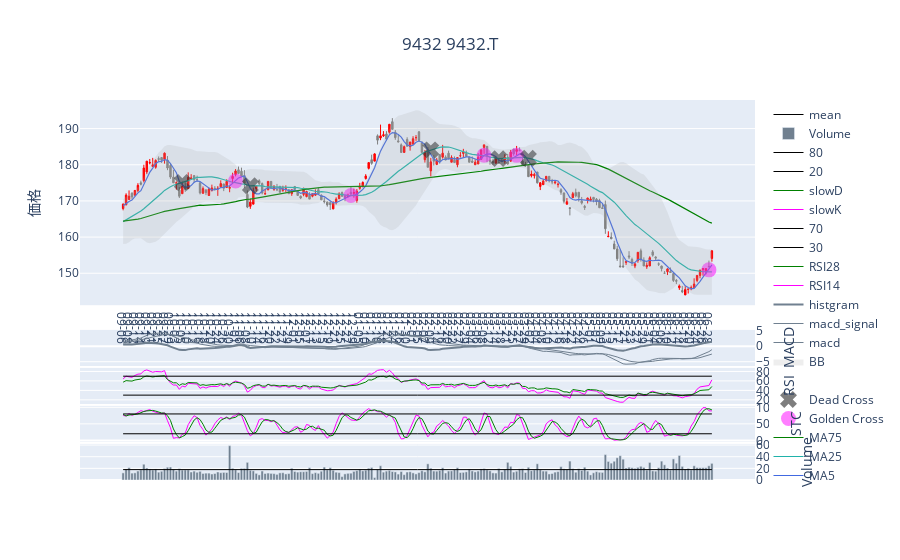

The code cell stored with this chart in its notebook:
### Code cell
make_graph('9432.T','9432')

### Figure 1 — Plotly figure (JSON) as saved in the notebook; plotly's stock layout.template omitted (floating-point values rounded to 4 significant figures; data arrays with more than 128 entries replaced by an {"elided": "..."} marker saying what was removed)
{"data": [{"close": {"elided": "200 float values"}, "decreasing": {"fillcolor": "gray", "line": {"color": "gray", "width": 1}}, "high": {"elided": "200 float values"}, "increasing": {"fillcolor": "red", "line": {"color": "red", "width": 1}}, "low": {"elided": "200 float values"}, "open": {"elided": "200 float values"}, "type": "candlestick", "x": {"elided": "200 str values"}, "yaxis": "y"}, {"line": {"color": "royalblue", "width": 1.2}, "name": "MA5", "type": "scatter", "x": {"elided": "200 str values"}, "y": {"elided": "200 float values"}, "yaxis": "y"}, {"line": {"color": "lightseagreen", "width": 1.2}, "name": "MA25", "type": "scatter", "x": {"elided": "200 str values"}, "y": {"elided": "200 float values"}, "yaxis": "y"}, {"line": {"color": "green", "width": 1.2}, "name": "MA75", "type": "scatter", "x": {"elided": "200 str values"}, "y": {"elided": "200 float values"}, "yaxis": "y"}, {"marker": {"color": "fuchsia", "size": 15}, "mode": "markers", "name": "Golden Cross", "opacity": 0.5, "type": "scatter", "x": {"elided": "200 str values"}, "y": {"elided": "200 float values"}, "yaxis": "y"}, {"marker": {"color": "black", "size": 15, "symbol": "x"}, "mode": "markers", "name": "Dead Cross", "opacity": 0.5, "type": "scatter", "x": {"elided": "200 str values"}, "y": {"elided": "200 float values"}, "yaxis": "y"}, {"line": {"color": "lavender", "width": 0}, "name": "", "type": "scatter", "x": {"elided": "200 str values"}, "y": {"elided": "200 float values"}, "yaxis": "y"}, {"fill": "tonexty", "fillcolor": "rgba(170, 170, 170, .2)", "line": {"color": "lavender", "width": 0}, "name": "BB", "type": "scatter", "x": {"elided": "200 str values"}, "y": {"elided": "200 float values"}, "yaxis": "y"}, {"line": {"color": "slategray", "width": 1}, "name": "macd", "type": "scatter", "x": {"elided": "200 str values"}, "y": {"elided": "200 float values"}, "yaxis": "y3"}, {"line": {"color": "slategray", "width": 1}, "name": "macd_signal", "type": "scatter", "x": {"elided": "200 str values"}, "y": {"elided": "200 float values"}, "yaxis": "y3"}, {"marker": {"color": "slategray"}, "name": "histgram", "type": "scatter", "x": {"elided": "200 str values"}, "y": {"elided": "200 float values"}, "yaxis": "y3"}, {"line": {"color": "magenta", "width": 1}, "name": "RSI14", "type": "scatter", "x": {"elided": "200 str values"}, "y": {"elided": "200 float values"}, "yaxis": "y4"}, {"line": {"color": "green", "width": 1}, "name": "RSI28", "type": "scatter", "x": {"elided": "200 str values"}, "y": {"elided": "200 float values"}, "yaxis": "y4"}, {"line": {"color": "black", "width": 1}, "name": "30", "type": "scatter", "x": {"elided": "200 str values"}, "y": {"elided": "200 int values"}, "yaxis": "y4"}, {"line": {"color": "black", "width": 1}, "name": "70", "type": "scatter", "x": {"elided": "200 str values"}, "y": {"elided": "200 int values"}, "yaxis": "y4"}, {"line": {"color": "magenta", "width": 1}, "name": "slowK", "type": "scatter", "x": {"elided": "200 str values"}, "y": {"elided": "200 float values"}, "yaxis": "y5"}, {"line": {"color": "green", "width": 1}, "name": "slowD", "type": "scatter", "x": {"elided": "200 str values"}, "y": {"elided": "200 float values"}, "yaxis": "y5"}, {"line": {"color": "black", "width": 1}, "name": "20", "type": "scatter", "x": {"elided": "200 str values"}, "y": {"elided": "200 int values"}, "yaxis": "y5"}, {"line": {"color": "black", "width": 1}, "name": "80", "type": "scatter", "x": {"elided": "200 str values"}, "y": {"elided": "200 int values"}, "yaxis": "y5"}, {"marker": {"color": "slategray"}, "name": "Volume", "type": "bar", "x": {"elided": "200 str values"}, "y": {"elided": "200 int values"}, "yaxis": "y6"}, {"line": {"color": "black", "width": 1}, "name": "mean", "type": "scatter", "x": {"elided": "200 str values"}, "y": {"elided": "200 int values"}, "yaxis": "y6"}], "layout": {"autosize": true, "plot_bgcolor": "light blue", "title": {"text": "9432 9432.T", "x": 0.5}, "xaxis": {"autorange": true, "range": [-13.85, 212.8], "rangeslider": {"visible": false, "yaxis": {}, "yaxis3": {}, "yaxis4": {}, "yaxis5": {}, "yaxis6": {}}, "tickmode": "array", "ticktext": ["09-06", "09-08", "09-12", "09-14", "09-19", "09-21", "09-25", "09-27", "09-29", "10-03", "10-05", "10-10", "10-12", "10-16", "10-18", "10-20", "10-24", "10-26", "10-30", "11-01", "11-06", "11-08", "11-10", "11-14", "11-16", "11-20", "11-22", "11-27", "11-29", "12-01", "12-05", "12-07", "12-11", "12-13", "12-15", "12-19", "12-21", "12-25", "12-27", "12-29", "01-05", "01-10", "01-12", "01-16", "01-18", "01-22", "01-24", "01-26", "01-30", "02-01", "02-05", "02-07", "02-09", "02-14", "02-16", "02-20", "02-22", "02-27", "02-29", "03-04", "03-06", "03-08", "03-12", "03-14", "03-18", "03-21", "03-25", "03-27", "03-29", "04-02", "04-04", "04-08", "04-10", "04-12", "04-16", "04-18", "04-22", "04-24", "04-26", "05-01", "05-07", "05-09", "05-13", "05-15", "05-17", "05-21", "05-23", "05-27", "05-29", "05-31", "06-04", "06-06", "06-10", "06-12", "06-14", "06-18", "06-20", "06-24", "06-26", "06-28"], "tickvals": ["09-06-2023", "09-08-2023", "09-12-2023", "09-14-2023", "09-19-2023", "09-21-2023", "09-25-2023", "09-27-2023", "09-29-2023", "10-03-2023", "10-05-2023", "10-10-2023", "10-12-2023", "10-16-2023", "10-18-2023", "10-20-2023", "10-24-2023", "10-26-2023", "10-30-2023", "11-01-2023", "11-06-2023", "11-08-2023", "11-10-2023", "11-14-2023", "11-16-2023", "11-20-2023", "11-22-2023", "11-27-2023", "11-29-2023", "12-01-2023", "12-05-2023", "12-07-2023", "12-11-2023", "12-13-2023", "12-15-2023", "12-19-2023", "12-21-2023", "12-25-2023", "12-27-2023", "12-29-2023", "01-05-2024", "01-10-2024", "01-12-2024", "01-16-2024", "01-18-2024", "01-22-2024", "01-24-2024", "01-26-2024", "01-30-2024", "02-01-2024", "02-05-2024", "02-07-2024", "02-09-2024", "02-14-2024", "02-16-2024", "02-20-2024", "02-22-2024", "02-27-2024", "02-29-2024", "03-04-2024", "03-06-2024", "03-08-2024", "03-12-2024", "03-14-2024", "03-18-2024", "03-21-2024", "03-25-2024", "03-27-2024", "03-29-2024", "04-02-2024", "04-04-2024", "04-08-2024", "04-10-2024", "04-12-2024", "04-16-2024", "04-18-2024", "04-22-2024", "04-24-2024", "04-26-2024", "05-01-2024", "05-07-2024", "05-09-2024", "05-13-2024", "05-15-2024", "05-17-2024", "05-21-2024", "05-23-2024", "05-27-2024", "05-29-2024", "05-31-2024", "06-04-2024", "06-06-2024", "06-10-2024", "06-12-2024", "06-14-2024", "06-18-2024", "06-20-2024", "06-24-2024", "06-26-2024", "06-28-2024"], "type": "category"}, "yaxis": {"autorange": true, "domain": [0.46, 1], "range": [141.2, 197.9], "side": "left", "tickformat": ",", "title": {"text": "価格"}, "type": "linear"}, "yaxis2": {"domain": [0.4, 0.46]}, "yaxis3": {"autorange": true, "domain": [0.3, 0.395], "range": [-6.387, 5.241], "side": "right", "title": {"text": "MACD"}, "type": "linear"}, "yaxis4": {"autorange": true, "domain": [0.2, 0.295], "range": [11.24, 87.55], "side": "right", "title": {"text": "RSI"}, "type": "linear"}, "yaxis5": {"autorange": true, "domain": [0.1, 0.195], "range": [-4.84, 104.3], "side": "right", "title": {"text": "STC"}, "type": "linear"}, "yaxis6": {"autorange": true, "domain": [0, 0.095], "range": [0, 619900000.0], "side": "right", "title": {"text": "Volume"}, "type": "linear"}}}
